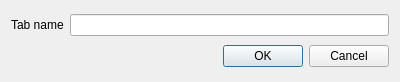
<?xml version="1.0" encoding="UTF-8"?>
<ui version="4.0">
 <class>DialogNewTab</class>
 <widget class="QDialog" name="DialogNewTab">
  <property name="geometry">
   <rect>
    <x>0</x>
    <y>0</y>
    <width>400</width>
    <height>82</height>
   </rect>
  </property>
  <property name="sizePolicy">
   <sizepolicy hsizetype="Preferred" vsizetype="Fixed">
    <horstretch>0</horstretch>
    <verstretch>0</verstretch>
   </sizepolicy>
  </property>
  <property name="windowTitle">
   <string>Dialog</string>
  </property>
  <layout class="QVBoxLayout" name="verticalLayout">
   <item>
    <layout class="QHBoxLayout" name="horizontalLayout">
     <item>
      <widget class="QLabel" name="label">
       <property name="text">
        <string>Tab name</string>
       </property>
      </widget>
     </item>
     <item>
      <widget class="QLineEdit" name="txt_tabname"/>
     </item>
    </layout>
   </item>
   <item>
    <widget class="QDialogButtonBox" name="buttonBox">
     <property name="orientation">
      <enum>Qt::Horizontal</enum>
     </property>
     <property name="standardButtons">
      <set>QDialogButtonBox::Cancel|QDialogButtonBox::Ok</set>
     </property>
    </widget>
   </item>
  </layout>
 </widget>
 <resources/>
 <connections>
  <connection>
   <sender>buttonBox</sender>
   <signal>accepted()</signal>
   <receiver>DialogNewTab</receiver>
   <slot>accept()</slot>
   <hints>
    <hint type="sourcelabel">
     <x>248</x>
     <y>254</y>
    </hint>
    <hint type="destinationlabel">
     <x>157</x>
     <y>274</y>
    </hint>
   </hints>
  </connection>
  <connection>
   <sender>buttonBox</sender>
   <signal>rejected()</signal>
   <receiver>DialogNewTab</receiver>
   <slot>reject()</slot>
   <hints>
    <hint type="sourcelabel">
     <x>316</x>
     <y>260</y>
    </hint>
    <hint type="destinationlabel">
     <x>286</x>
     <y>274</y>
    </hint>
   </hints>
  </connection>
 </connections>
</ui>
